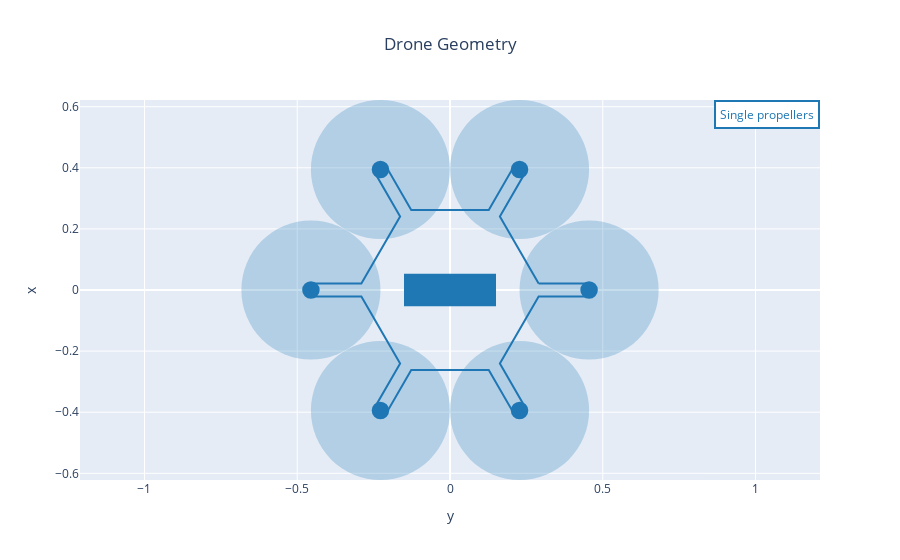

Write notebook code for a chart like this one.
### Markdown cell above
## 3. Analysis and plots

You can now use postprocessing plots to visualize the results of the MDO.

### Code cell
fig = multirotor_geometry_plot(DJI_M600_OUTPUT_FILE, name="Drone MDO")
fig.show()

### Figure 1 — Plotly figure (JSON) as saved in the notebook; plotly's stock layout.template omitted (floating-point values rounded to 4 significant figures)
{"data": [{"line": {"color": "rgb(31, 119, 180)"}, "mode": "lines", "name": "Drone MDO", "type": "scatter", "uid": "046eabf7-1c4f-4b30-9f3b-9f5edd895025", "x": [0.2901, 0.4553, 0.4553, 0.2901, 0.1633, 0.2458, 0.2094, 0.1269, -0.1269, -0.2094, -0.2458, -0.1633, -0.2901, -0.4553, -0.4553, -0.2901, -0.1633, -0.2458, -0.2094, -0.1269, 0.1269, 0.2094, 0.2458, 0.1633, 0.2901], "y": [0.02101, 0.02101, -0.02101, -0.02101, -0.2408, -0.3838, -0.4048, -0.2618, -0.2618, -0.4048, -0.3838, -0.2408, -0.02101, -0.02101, 0.02101, 0.02101, 0.2408, 0.3838, 0.4048, 0.2618, 0.2618, 0.4048, 0.3838, 0.2408, 0.02101]}], "layout": {"annotations": [{"align": "center", "bgcolor": "white", "bordercolor": "rgb(31, 119, 180)", "borderpad": 4, "borderwidth": 2, "font": {"color": "rgb(31, 119, 180)"}, "showarrow": false, "text": "Single propellers", "x": 1, "xanchor": "right", "xref": "paper", "xshift": 0, "y": 1, "yanchor": "top", "yref": "paper", "yshift": 0}], "autosize": true, "shapes": [{"fillcolor": "rgb(31, 119, 180)", "line": {"color": "rgb(31, 119, 180)", "width": 3}, "type": "rect", "x0": -0.1457, "x1": 0.1457, "xref": "x", "y0": -0.04856, "y1": 0.04856, "yref": "y"}, {"fillcolor": "rgb(31, 119, 180)", "line": {"color": "rgb(31, 119, 180)", "width": 3}, "type": "circle", "x0": 0.4315, "x1": 0.479, "xref": "x", "y0": -0.02377, "y1": 0.02377, "yref": "y"}, {"fillcolor": "rgb(31, 119, 180)", "line": {"color": "rgb(31, 119, 180)", "width": 0}, "opacity": 0.25, "type": "circle", "x0": 0.2276, "x1": 0.6829, "xref": "x", "y0": -0.2276, "y1": 0.2276, "yref": "y"}, {"fillcolor": "rgb(31, 119, 180)", "line": {"color": "rgb(31, 119, 180)", "width": 3}, "type": "circle", "x0": 0.2039, "x1": 0.2514, "xref": "x", "y0": -0.418, "y1": -0.3705, "yref": "y"}, {"fillcolor": "rgb(31, 119, 180)", "line": {"color": "rgb(31, 119, 180)", "width": 0}, "opacity": 0.25, "type": "circle", "x0": 8.327e-17, "x1": 0.4553, "xref": "x", "y0": -0.6219, "y1": -0.1666, "yref": "y"}, {"fillcolor": "rgb(31, 119, 180)", "line": {"color": "rgb(31, 119, 180)", "width": 3}, "type": "circle", "x0": -0.2514, "x1": -0.2039, "xref": "x", "y0": -0.418, "y1": -0.3705, "yref": "y"}, {"fillcolor": "rgb(31, 119, 180)", "line": {"color": "rgb(31, 119, 180)", "width": 0}, "opacity": 0.25, "type": "circle", "x0": -0.4553, "x1": 8.327e-17, "xref": "x", "y0": -0.6219, "y1": -0.1666, "yref": "y"}, {"fillcolor": "rgb(31, 119, 180)", "line": {"color": "rgb(31, 119, 180)", "width": 3}, "type": "circle", "x0": -0.479, "x1": -0.4315, "xref": "x", "y0": -0.02377, "y1": 0.02377, "yref": "y"}, {"fillcolor": "rgb(31, 119, 180)", "line": {"color": "rgb(31, 119, 180)", "width": 0}, "opacity": 0.25, "type": "circle", "x0": -0.6829, "x1": -0.2276, "xref": "x", "y0": -0.2276, "y1": 0.2276, "yref": "y"}, {"fillcolor": "rgb(31, 119, 180)", "line": {"color": "rgb(31, 119, 180)", "width": 3}, "type": "circle", "x0": -0.2514, "x1": -0.2039, "xref": "x", "y0": 0.3705, "y1": 0.418, "yref": "y"}, {"fillcolor": "rgb(31, 119, 180)", "line": {"color": "rgb(31, 119, 180)", "width": 0}, "opacity": 0.25, "type": "circle", "x0": -0.4553, "x1": -2.22e-16, "xref": "x", "y0": 0.1666, "y1": 0.6219, "yref": "y"}, {"fillcolor": "rgb(31, 119, 180)", "line": {"color": "rgb(31, 119, 180)", "width": 3}, "type": "circle", "x0": 0.2039, "x1": 0.2514, "xref": "x", "y0": 0.3705, "y1": 0.418, "yref": "y"}, {"fillcolor": "rgb(31, 119, 180)", "line": {"color": "rgb(31, 119, 180)", "width": 0}, "opacity": 0.25, "type": "circle", "x0": 8.327e-17, "x1": 0.4553, "xref": "x", "y0": 0.1666, "y1": 0.6219, "yref": "y"}], "title": {"text": "Drone Geometry", "x": 0.5}, "xaxis": {"autorange": true, "domain": [0, 1], "range": [-3.832, 3.832], "title": {"text": "y"}, "type": "linear"}, "yaxis": {"autorange": true, "domain": [0, 1], "range": [-0.6219, 0.6219], "scaleanchor": "x", "scaleratio": 1, "title": {"text": "x"}, "type": "linear"}}}
